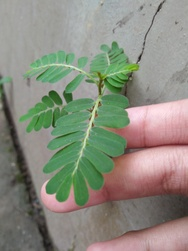
#> input picture terang.jpg, 188 x 251 px, shrunk from 2400 x 3200 before the run, found by its file name
$ jupyter execute Program_Histogram.ipynb
#> lines starting #> are read from the running program, lines starting #| are printed output that depends on the picture
<a href="https://colab.research.google.com/github/slstyrn21/Pengolahan-Citra-Project/blob/main/Program_Histogram.ipynb" target="_parent"></a>

[cell 1]
import matplotlib.pyplot as plt
import skimage.io as io
import cv2
from pylab import *
from PIL import Image
from copy import deepcopy

[cell 2]
# membaca gambar

img_terang = io.imread("/terang.jpg")
#> img_terang is the input picture: shape (251, 188, 3); mean R, G, B 138.5, 139.8, 126.8
img_sedang = io.imread("/sedang.jpg")
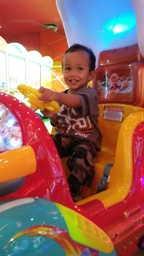
#> input picture sedang.jpg, 144 x 256 px, shrunk from 1836 x 3264 before the run, found by its file name
#> img_sedang is the input picture: shape (256, 144, 3); mean R, G, B 148, 99.2, 87.8
img_gelap = io.imread("/gelap.jpg")
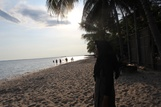
#> input picture gelap.jpg, 161 x 107 px, shrunk from 2048 x 1365 before the run, found by its file name
#> img_gelap is the input picture: shape (107, 161, 3); mean R, G, B 101.3, 98.3, 95.2

[cell 3]
# menampilkan gambar asli

def show_asli():
  fig, ax = plt.subplots(ncols=3, nrows=1, figsize=(20,15))

  ax[0].imshow(img_terang)
  ax[0].set_title('Foto Terang')
  ax[1].imshow(img_sedang)
  ax[1].set_title('Foto Sedang')
  ax[2].imshow(img_gelap)
  ax[2].set_title('Foto Gelap')

show_asli()

[cell 4]
# fungsi untuk memecah gambar ke dalam berbagai channel (R,G,B) dan menyimpannya

def rgb_channel(img, jpg1, jpg2, jpg3):
  red_channel = deepcopy(img)
  green_channel = deepcopy(img)
  blue_channel = deepcopy(img)

  red_channel[:,:,1] = 0
  red_channel[:,:,2] = 0

  green_channel[:,:,0] = 0
  green_channel[:,:,2] = 0

  blue_channel[:,:,0] = 0
  blue_channel[:,:,1] = 0

  # fungsi yang mengembalikan tupel yang berisi gambar dan objek sumbu
  fig, ax = plt.subplots(ncols=4, nrows=1, figsize=(20,15))

  ax[0].imshow(img)
  ax[0].set_title('Original')

  ax[1].imshow(red_channel)
  ax[1].set_title('Red Channel')

  ax[2].imshow(green_channel)
  ax[2].set_title('Green Channel')

  ax[3].imshow(blue_channel)
  ax[3].set_title('Blue Channel')

  # menyimpan gambar ke device
  cv2.imwrite(jpg1, blue_channel)
  cv2.imwrite(jpg2, green_channel)
  cv2.imwrite(jpg3, red_channel)

  # menampilkan subplots
  plt.show()

[cell 5]
# menampilkan photo per-channel

def rgb_photo():
  figure(0)
  rgb_channel(img_terang, "/red_terang.jpg", "/green_terang.jpg", "/blue_terang.jpg")
  figure(1)
  rgb_channel(img_sedang, "/red_sedang.jpg", "/green_sedang.jpg", "/blue_sedang.jpg")
  figure(2)
  rgb_channel(img_gelap, "/red_gelap.jpg", "/green_gelap.jpg", "/blue_gelap.jpg")
#> call 3 of rgb_channel, with jpg1 = '/red_gelap.jpg', jpg2 = '/green_gelap.jpg', jpg3 = '/blue_gelap.jpg'
#> in rgb_channel (call 3), `red_channel[:,:,2] = 0`:
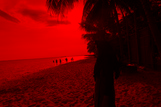
#> red_channel: shape (107, 161, 3); mean R, G, B 101.3, 0, 0
#> in rgb_channel (call 3), `green_channel[:,:,2] = 0`:
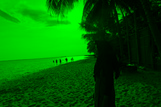
#> green_channel: shape (107, 161, 3); mean R, G, B 0, 98.3, 0
#> in rgb_channel (call 3), `blue_channel[:,:,1] = 0`:
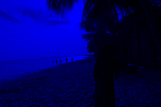
#> blue_channel: shape (107, 161, 3); mean R, G, B 0, 0, 95.2

rgb_photo()

[cell 6]
# fungsi histogram all channel 256 bins menampilkan 3 foto berbeda (terang, sedang, gelap)

def histogram(image, title):
  img = cv2.imread(image)
  r, g, b = cv2.split(img)

  fig, axs = plt.subplots(1, 4, figsize=(20,5))
  axs[0].set_title(title)
  axs[0].hist(img.ravel(), 256, [0,256], color='black')
  axs[1].set_title("Histogram Channel R (256 Bins)")
  axs[1].hist(r.ravel(), 256, [0,256], color='red')
  axs[2].set_title("Histogram Channel G (256 Bins)")
  axs[2].hist(g.ravel(), 256, [0,256], color='green')
  axs[3].set_title("Histogram Channel B (256 Bins)")
  axs[3].hist(b.ravel(), 256, [0,256], color='blue')

[cell 7]
# menampilkan fungsi histogram(image, title)

figure(0)
histogram("/terang.jpg","Histogram Foto Terang (256 Bins)")
figure(1)
histogram("/sedang.jpg","Histogram Foto Sedang (256 Bins)")
#> call 2 of histogram, with image = '/sedang.jpg', title = 'Histogram Foto Sedang (256 Bins)'
#> in histogram (call 2), `r, g, b = cv2.split(img)`:
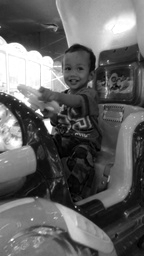
#> g: shape (256, 144); min 0, max 255, mean 99.2
#> in histogram (call 2), `r, g, b = cv2.split(img)`:
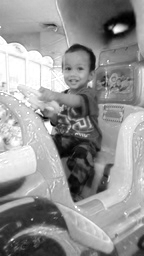
#> b: shape (256, 144); min 0, max 255, mean 148
figure(2)
histogram("/gelap.jpg","Histogram Foto Gelap (256 Bins)")
#> figure, not shown here; panel 1: tallest bar 3193 high, from x = 163 to 164; panel 2: tallest bar 910 high, from x = 160 to 161; panel 3: tallest bar 1184 high, from x = 164 to 165; panel 4: tallest bar 1222 high, from x = 164 to 165
#> figure, not shown here; panel 1: tallest bar 2790 high, from x = 255 to 256; panel 2: tallest bar 765 high, from x = 255 to 256; panel 3: tallest bar 1173 high, from x = 255 to 256; panel 4: tallest bar 852 high, from x = 255 to 256
#> figure, not shown here; panel 1: tallest bar 810 high, from x = 12 to 13; panel 2: tallest bar 282 high, from x = 8 to 9; panel 3: tallest bar 271 high, from x = 12 to 13; panel 4: tallest bar 261 high, from x = 12 to 13

[cell 8]
# fungsi untuk memecah foto menjadi channel R, G, B sesuai banyak bins

def rgb_bins(image, bins, title, titleR, titleG, titleB):
  img = Image.open(image)
  lebar, tinggi = (img.size)

  listR = []
  listG = []
  listB = []

  for x in range(lebar):
    for y in range(tinggi):
      r, g, b = img.getpixel((x,y))
      listR.append(r)
      listG.append(g)
      listB.append(b)

  fig, axs = plt.subplots(1, 3, figsize=(20,5))

  axs[0].set_title(titleR)
  axs[0].hist(listR, bins, facecolor='red', alpha=0.5)
  axs[1].set_title(titleG)
  axs[1].hist(listG, bins, facecolor='green', alpha=0.5)
  axs[2].set_title(titleB)
  axs[2].hist(listB, bins, facecolor='blue', alpha=0.5)
  plt.show()

[cell 9]
# menampilkan photo R,G,B ke dalam 1 baris

def show_rgb(red, green, blue):
  img1 = io.imread(red)
  img2 = io.imread(green)
  img3 = io.imread(blue)

  fig, axs = plt.subplots(1, 3, figsize=(20,15))
  axs[0].set_title("Channel R Photo")
  axs[0].imshow(img1)
  axs[1].set_title("Channel G Photo")
  axs[1].imshow(img2)
  axs[2].set_title("Channel B Photo")
  axs[2].imshow(img3)

[cell 10]
# foto terang per-channel dan per-bins

def terang_bins():
  show_rgb("/red_terang.jpg", "/green_terang.jpg", "/blue_terang.jpg")
#> in show_rgb, `img3 = io.imread(blue)`:
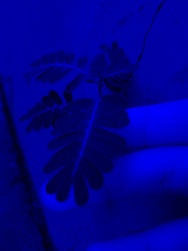
#> img3: shape (251, 188, 3); mean R, G, B 0.5, 0.3, 138.1
  figure(0)
  rgb_bins("/terang.jpg", 4, "Foto Terang", "Channel R (4 Bins)", "Channel G (4 Bins)", "Channel B (4 Bins)")
#> after the loop in rgb_bins, `for x in range(lebar):`: listB = 47188 items
  figure(1)
  rgb_bins("/terang.jpg", 8, "Foto Terang", "Channel R (8 Bins)", "Channel G (8 Bins)", "Channel B (8 Bins)")
  figure(2)
  rgb_bins("/terang.jpg", 16, "Foto Terang", "Channel R (16 Bins)", "Channel G (16 Bins)", "Channel B (16 Bins)")
  figure(3)
  rgb_bins("/terang.jpg", 32, "Foto Terang", "Channel R (32 Bins)", "Channel G (32 Bins)", "Channel B (32 Bins)")
  figure(4)
  rgb_bins("/terang.jpg", 256, "Foto Terang", "Channel R (256 Bins)", "Channel G (256 Bins)", "Channel B (256 Bins)")
#> in rgb_bins (call 5), `plt.show()`:
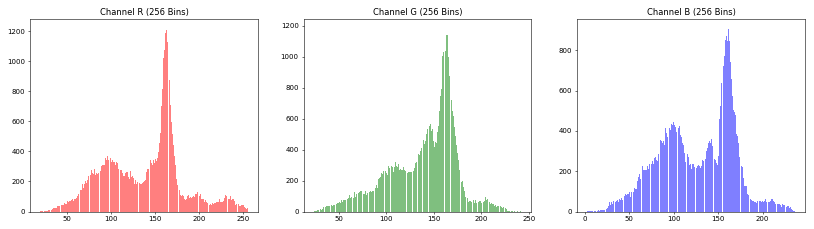
#> figure drawn by matplotlib, 3 panels; panel 1: tallest bar 1222 high, from x = 163.2 to 164.1; panel 2: tallest bar 1184 high, from x = 163.7 to 164.5; panel 3: tallest bar 910 high, from x = 159.5 to 160.5

terang_bins()

[cell 11]
# foto sedang per-channel dan per-bins

def sedang_bins():
  show_rgb("/red_sedang.jpg", "/green_sedang.jpg", "/blue_sedang.jpg")
#> call 2 of show_rgb, with red = '/red_sedang.jpg', green = '/green_sedang.jpg', blue = '/blue_sedang.jpg'
#> in show_rgb (call 2), `img1 = io.imread(red)`:
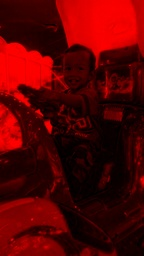
#> img1: shape (256, 144, 3); mean R, G, B 87.4, 1, 1.2
  figure(0)
  rgb_bins("/sedang.jpg", 4, "Foto Sedang", "Channel R (4 Bins)", "Channel G (4 Bins)", "Channel B (4 Bins)")
  figure(1)
  rgb_bins("/sedang.jpg", 8, "Foto Sedang", "Channel R (8 Bins)", "Channel G (8 Bins)", "Channel B (8 Bins)")
  figure(2)
  rgb_bins("/sedang.jpg", 16, "Foto Sedang", "Channel R (16 Bins)", "Channel G (16 Bins)", "Channel B (16 Bins)")
  figure(3)
  rgb_bins("/sedang.jpg", 32, "Foto Sedang", "Channel R (32 Bins)", "Channel G (32 Bins)", "Channel B (32 Bins)")
  figure(4)
  rgb_bins("/sedang.jpg", 256, "Foto Sedang", "Channel R (256 Bins)", "Channel G (256 Bins)", "Channel B (256 Bins)")

sedang_bins()

[cell 12]
# foto gelap per-channel dan per-bins

def gelap_bins():
  show_rgb("/red_gelap.jpg", "/green_gelap.jpg", "/blue_gelap.jpg")
  figure(0)
  rgb_bins("/gelap.jpg", 4, "Foto Gelap", "Channel R (4 Bins)", "Channel G (4 Bins)", "Channel B (4 Bins)")
  figure(1)
  rgb_bins("/gelap.jpg", 8, "Foto Gelap", "Channel R (8 Bins)", "Channel G (8 Bins)", "Channel B (8 Bins)")
  figure(2)
  rgb_bins("/gelap.jpg", 16, "Foto Gelap", "Channel R (16 Bins)", "Channel G (16 Bins)", "Channel B (16 Bins)")
  figure(3)
  rgb_bins("/gelap.jpg", 32, "Foto Gelap", "Channel R (32 Bins)", "Channel G (32 Bins)", "Channel B (32 Bins)")
  figure(4)
  rgb_bins("/gelap.jpg", 256, "Foto Gelap", "Channel R (256 Bins)", "Channel G (256 Bins)", "Channel B (256 Bins)")
